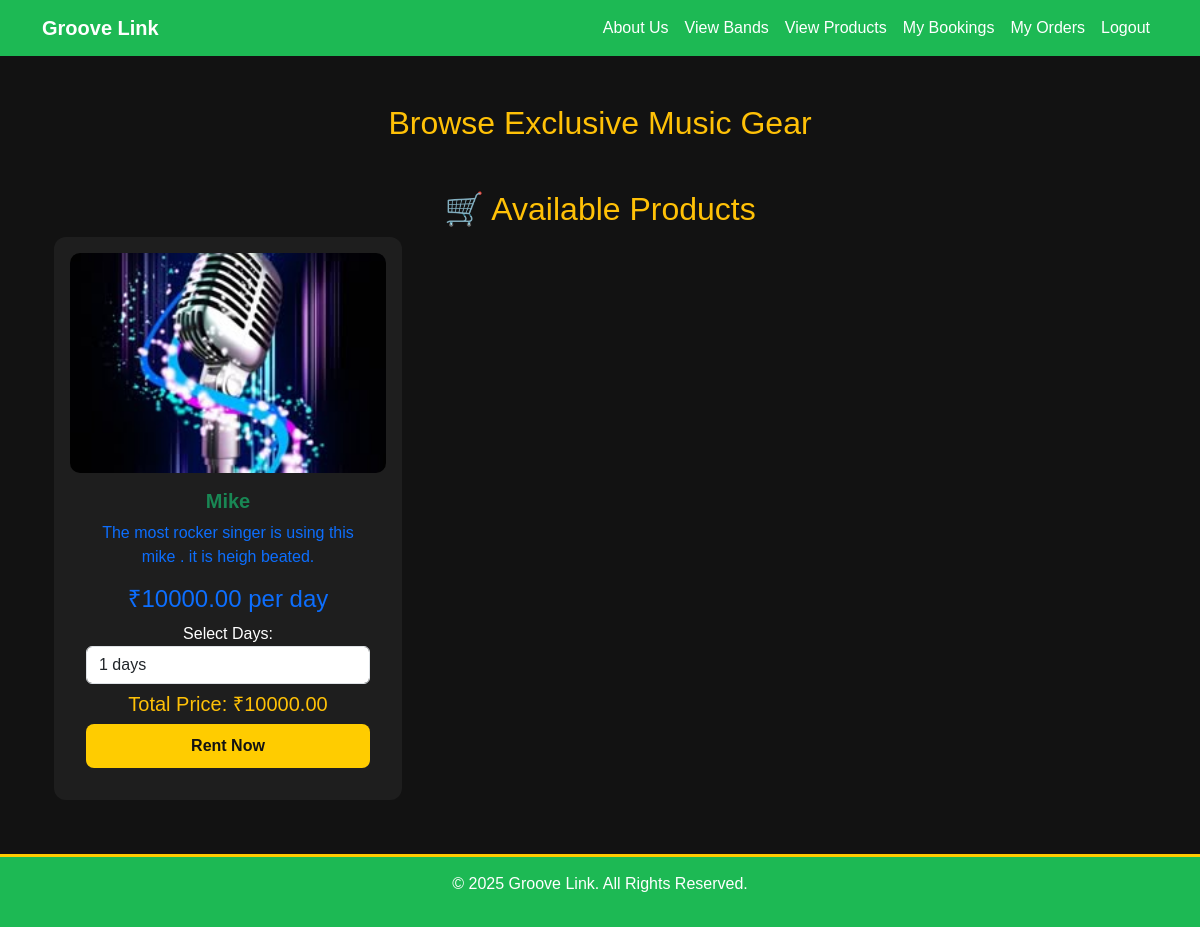
The app's page /viewproducts/ with its own data.
### app/models.py (models this page shows, shortened)
class Product(models.Model):
    staf = models.ForeignKey(Staf, on_delete=models.CASCADE, related_name="products")
    name = models.CharField(max_length=100)
    price = models.DecimalField(max_digits=10, decimal_places=2)
    description = models.TextField()
    image = models.ImageField(upload_to="products/")

### app/views.py (the view)
# urls.py: path('viewproducts/',views.viewproducts,name='viewproducts'),
def viewproducts(request):
    products = Product.objects.all()
    days_range = range(1, 31)  # Generate the range in Python
    return render(request, 'customer/viewproducts.html', {'products': products, 'days_range': days_range})

### templates/customer/viewproducts.html (shortened to what this page needs)
<!DOCTYPE html>
<html lang="en">
<head>
    <link rel="stylesheet" href="https://cdn.jsdelivr.net/npm/bootstrap@5.3.0/dist/css/bootstrap.min.css">
</head>
<body>
<nav class="navbar navbar-expand-lg">
    <div class="container">
        <a class="navbar-brand" href="../customerhome">Groove Link</a>
        <div class="collapse navbar-collapse">
            <ul class="navbar-nav ms-auto">
                <li class="nav-item"><a class="nav-link text-white" href="../about">About Us</a></li>
                <li class="nav-item"><a class="nav-link text-white" href="../viewbands">View Bands</a></li>
                <li class="nav-item"><a class="nav-link text-white" href="../viewproducts">View Products</a></li>
                <li class="nav-item"><a class="nav-link text-white" href="../booking_history">My Bookings</a></li>
                <li class="nav-item"><a class="nav-link text-white" href="../order_history">My Orders</a></li>
                <li class="nav-item"><a class="nav-link text-white" href="../logout">Logout</a></li>
            </ul>
        </div>
    </div>
</nav>
<div class="container mt-5">
    <h2 class="text-center mb-4 text-warning">Browse Exclusive Music Gear</h2>
    {% block content %}
    <div class="container mt-5">
        <h2 class="text-center text-warning">🛒 Available Products</h2>
        <div class="row">
            {% for product in products %}
            <div class="col-md-4">
                <div class="card p-3 mb-4 text-center">
                    <img src="{{ product.image.url }}" class="card-img-top" alt="{{ product.name }}">
                    <div class="card-body">
                        <h5 class="card-title text-success">{{ product.name }}</h5>
                        <p class="text-primary">{{ product.description }}</p>
                        <h4 class="text-primary">₹{{ product.price }} per day</h4>
                        <label for="days_{{ product.id }}" class="text-white">Select Days:</label>
                        <select id="days_{{ product.id }}" class="form-control" onchange="updateTotalPrice('{{ product.id }}', '{{ product.price }}')">
                            {% for i in days_range %}
                                <option value="{{ i }}">{{ i }} days</option>
                            {% endfor %}
                        </select>
                        <h5 class="text-warning mt-2">Total Price: ₹<span id="total_price_{{ product.id }}">{{ product.price }}</span></h5>
                        <button class="btn btn-success buy-btn" onclick="redirectToPayment('{{ product.id }}')">
                            Rent Now
                        </button>
                    </div>
                </div>
            </div>
                    </div>
                </div>
            </div>
            {% empty %}
            <p class="text-center text-light">No products available.</p>
            {% endfor %}
    {% endblock  %}
<footer class="footer">
    <p>&copy; 2025 Groove Link. All Rights Reserved.</p>
</footer>
</body>
</html>

### templates/customer/viewproducts.html (style rules this page uses)
body { background-color: #121212; color: #fff; font-family: 'Arial', sans-serif; }
.navbar { background: #1db954; }
.navbar-brand { font-weight: bold; color: #fff; }
.card { background-color: #1e1e1e; border: none; transition: transform 0.3s, box-shadow 0.3s; border-radius: 12px; overflow: hidden; padding: 15px; text-align: center; }
.card img { height: 220px; object-fit: cover; border-radius: 10px; }
.card-title, .card-text { color: #ffcc00; font-weight: bold; }
.buy-btn { background-color: #ffcc00; color: #121212; font-weight: bold; border: none; padding: 10px 15px; border-radius: 8px; cursor: pointer; text-decoration: none; display: inline-block; width: 100%; transition: background 0.3s; }
.footer { background: #1db954; color: white; text-align: center; padding: 15px; margin-top: 30px; border-top: 3px solid #ffcc00; }

### records on screen
Product: image (picture), name "Mike", description "The most rocker singer is using this mike . it is heigh beated.", price "10000.00", id+price "1 days"
